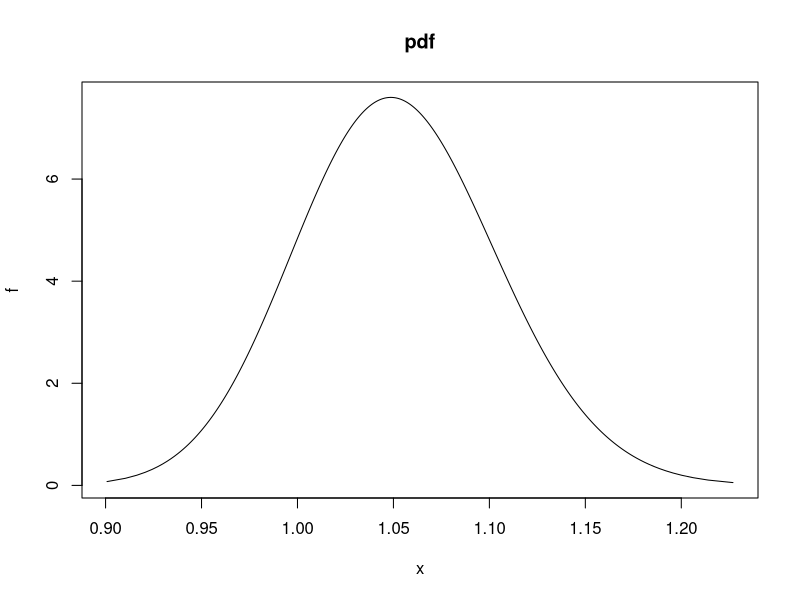
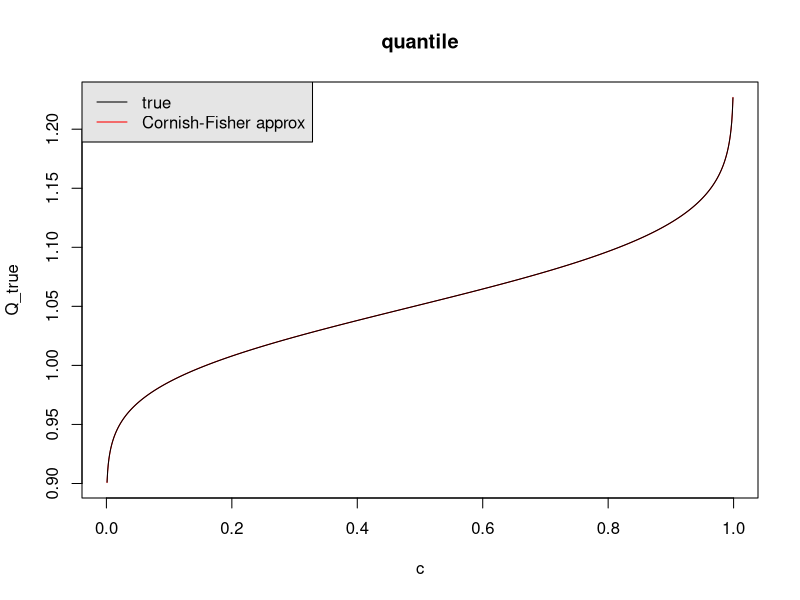

The R source for these figures, in order:
#'This script compares the Cornish-Fisher estimate of the VaR with the true analytical VaR under the lognormal 
#'assumptions as described in A. Meucci,"Risk and Asset Allocation", Springer, 2005,  Chapter 5.
#'
#' @references
#' \url{http://symmys.com/node/170}
#' See Meucci's script for "S_CornishFisher.m"
#
#' @author Xavier Valls \email{flamejat@@gmail.com}

###################################################################################################################
### Inputs 
mu  = 0.05; 
sig = 0.05; # NB: change here and see the impact of approximation

###################################################################################################################
### Process data
E_X  = exp( mu + sig ^ 2 / 2 );
Sd_X = exp( mu + sig ^ 2 / 2 ) * sqrt( exp( sig ^ 2 ) - 1 );
Sk_X = sqrt( exp( sig ^ 2 ) - 1 ) * ( exp( sig ^ 2 ) + 2 );

c = seq(0.001, 0.999, 0.001 );
z = qnorm( c );

Q_CF = E_X + Sd_X * ( z + Sk_X  /  6 * ( z ^ 2 - 1 ) );
Q_true = qlnorm( c,mu,sig );

x = Q_true;
f = dlnorm( x, mu, sig );

###################################################################################################################
### Plots
dev.new();
plot( x, f, type= "l", main = "pdf" );

dev.new();
plot( c, Q_true, type = "l", col = "red", main = "quantile" );
lines( c, Q_CF );
legend( "topleft", 1.9, c( "true", "Cornish-Fisher approx" ), col = c( "black","red" ),
     lty=1, bg = "gray90" );
